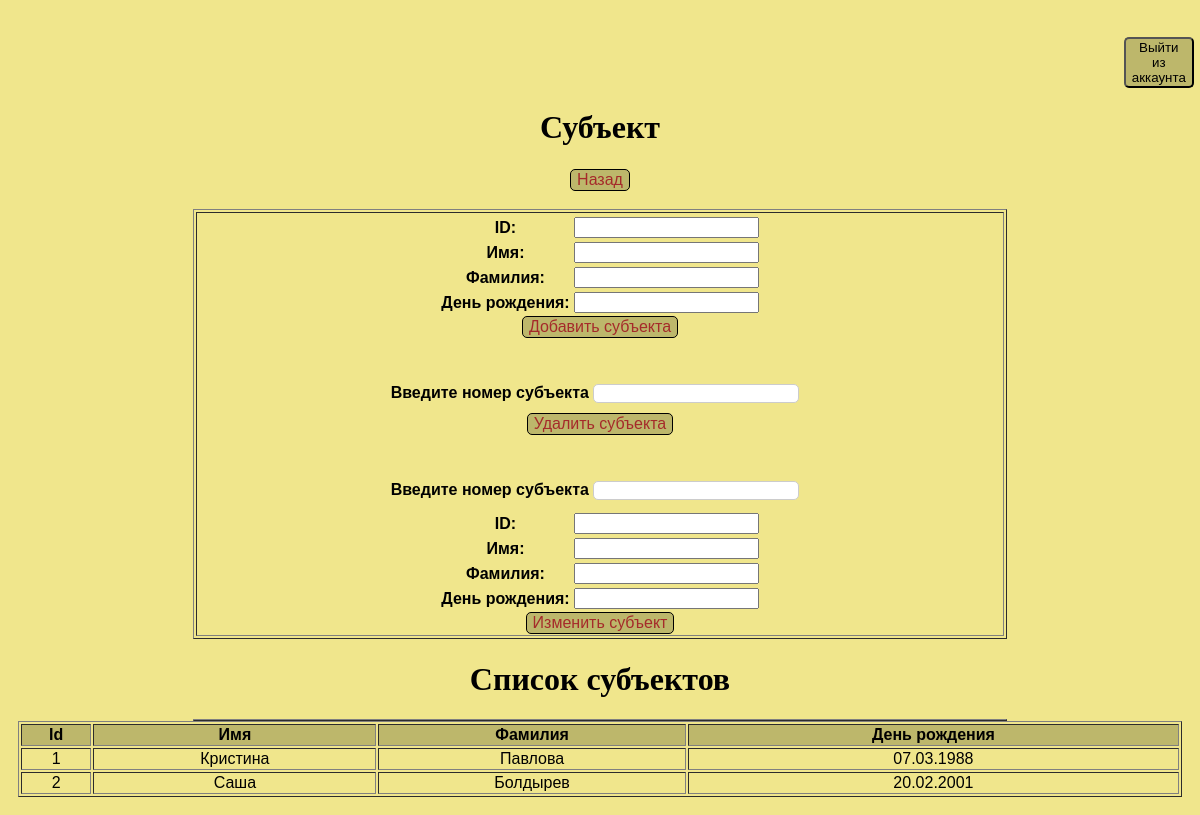
The app's page /Person/ with its own data.
### clinika/models.py (models this page shows)
class Person(models.Model):
    id = models.IntegerField(primary_key=True)
    first_name = models.CharField(max_length=45)
    last_name = models.CharField(max_length=45)
    birthday = models.CharField(max_length=45)
    objects = models.Manager()

### clinika/views.py (the view)
# urls.py: path('Person/', views.index_person, name='Person'),
def index_person(request):
    form_ra = AddPerson
    data = Person.objects.all()
    return render(request, "clinika/Template_person.html", {"form":form_ra, "data_show":data})

### templates/clinika/Template_person.html (shortened to what this page needs)
<!DOCTYPE html>
<html>
<head>
</head>
<body>
<div id="header" >
        <h3 align="center"><a href = "{% url 'great' %}" style="text-decoration: none;"><Button id="button">Выйти из аккаунта</Button></a></h3>
        <h1 align="center">Субъект<h1>
        <h3 align="center"><a href = "{% url 'home' %}" style="text-decoration: none;"><Button class="button">Назад</Button></a></h3>
</div>
<table border="1" width="70%" align="center">
    <tr>
        <th align="center" width="50%">
    <form method="POST" action="addr/">
        <table>
            {{ form }}
        </table>
        <input class = "button" type="submit" value="Добавить субъекта">
    </form>
    <br>
    <br>
    <form method="POST" action="delr/">
        <label>Введите номер субъекта</label>
        <input class = "myfield" type= "number" name="delname"><br>
        <input class = "button" type= "submit" value="Удалить субъекта">
    </form>
    <br>
    <br>
    <form method="POST" action="upr/">
        <label>Введите номер субъекта</label>
        <input class="myfield" type= "number" name="upname"><br>
        <table>
            {{ form }}
        </table>
        <input class = "button" type= "submit" value="Изменить субъект">
    </form>
</table>
    <tr>
        <th align="center" width="50%">
        <h1 align="center"> Список субъектов</h1>
     <table border="1" width="70%" align="center">
    <form method="POST" action="show/">
        <table border="1" width="100%">
            <tr align="center" bgcolor="#BDB76B">
                <th>Id</th>
                <th>Имя</th>
                <th>Фамилия</th>
				<th>День рождения</th>
            </tr>
        {% for i in data_show %}
            <tr align="center">
                <td>{{ i.id }}</td>
                <td>{{ i.first_name }}</td>
                <td>{{ i.last_name }}</td>
                <td>{{ i.birthday }}</td>
            </tr>
        {% endfor %}
        </table>
    </form>
</th>
    </tr>
</body>
</html>

### templates/clinika/Template_person.html (style rules this page uses)
.myfield { border:1px solid #ccc; border-radius:5px; height:15px; width:200px; margin: 10px 10px 10px 0; text-align: center; }
.button { background-color: #BDB76B; border-radius: 5px; border: 1px solid black; color: brown; text-align: center; text-decoration: none; display: inline-block; font-size: 16px; }
body { background: #F0E68C ; padding: 10px; background-repeat: no-repeat; }
label { font-family: Helvetica; }
td { font-family: Arial; }
th { font-family: Arial; }
#button { background-color: #BDB76B; border-radius: 5px; margin-left: 95%; margin-top: 0%; }

### records on screen
Person: id "1", first_name "Кристина", last_name "Павлова", birthday "07.03.1988"
Person: id "2", first_name "Саша", last_name "Болдырев", birthday "20.02.2001"
